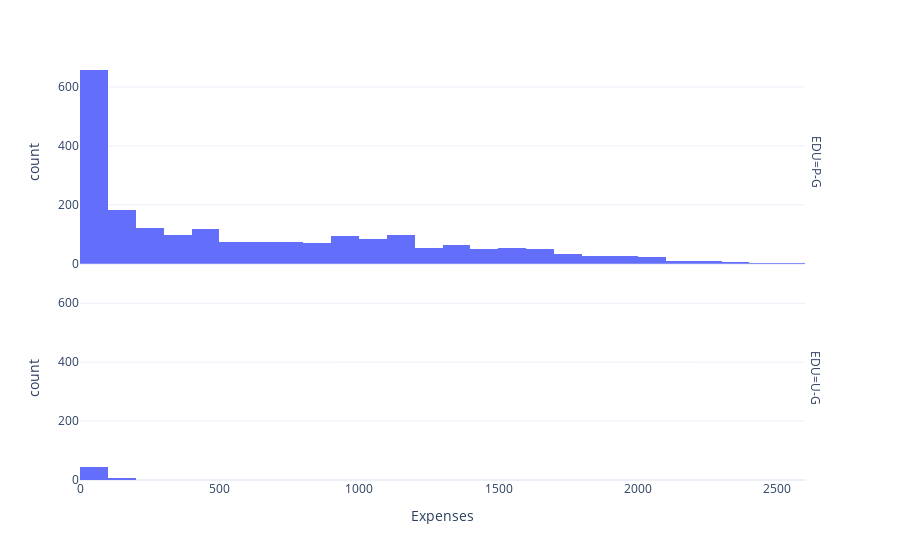

Notebook cell for this chart:
### Code cell
fig = px.histogram(df, x="Expenses", facet_row="EDU", template='plotly_white')
fig.show()

### Figure 1 — Plotly figure (JSON) as saved in the notebook; plotly's stock layout.template omitted (floating-point values rounded to 4 significant figures; data arrays with more than 128 entries replaced by an {"elided": "..."} marker saying what was removed)
{"data": [{"alignmentgroup": "True", "bingroup": "x", "hovertemplate": "EDU=P-G<br>Expenses=%{x}<br>count=%{y}<extra></extra>", "legendgroup": "", "marker": {"color": "#636efa", "pattern": {"shape": ""}}, "name": "", "offsetgroup": "", "orientation": "v", "showlegend": false, "type": "histogram", "x": {"elided": "2148 int values"}, "xaxis": "x2", "yaxis": "y2"}, {"alignmentgroup": "True", "bingroup": "x", "hovertemplate": "EDU=U-G<br>Expenses=%{x}<br>count=%{y}<extra></extra>", "legendgroup": "", "marker": {"color": "#636efa", "pattern": {"shape": ""}}, "name": "", "offsetgroup": "", "orientation": "v", "showlegend": false, "type": "histogram", "x": [119, 61, 101, 29, 103, 29, 58, 75, 16, 66, 43, 80, 88, 29, 36, 103, 38, 106, 24, 62, 18, 50, 64, 37, 47, 57, 57, 59, 102, 26, 96, 96, 54, 75, 263, 24, 102, 29, 29, 80, 80, 46, 32, 21, 74, 69, 14, 434, 18, 43, 43, 28, 45, 839], "xaxis": "x", "yaxis": "y"}], "layout": {"annotations": [{"font": {}, "showarrow": false, "text": "EDU=U-G", "textangle": 90, "x": 0.98, "xanchor": "left", "xref": "paper", "y": 0.2425, "yanchor": "middle", "yref": "paper"}, {"font": {}, "showarrow": false, "text": "EDU=P-G", "textangle": 90, "x": 0.98, "xanchor": "left", "xref": "paper", "y": 0.7575, "yanchor": "middle", "yref": "paper"}], "barmode": "relative", "legend": {"tracegroupgap": 0}, "margin": {"t": 60}, "xaxis": {"anchor": "y", "domain": [0, 0.98], "title": {"text": "Expenses"}}, "xaxis2": {"anchor": "y2", "domain": [0, 0.98], "matches": "x", "showticklabels": false}, "yaxis": {"anchor": "x", "domain": [0, 0.485], "title": {"text": "count"}}, "yaxis2": {"anchor": "x2", "domain": [0.515, 1], "matches": "y", "title": {"text": "count"}}}}
